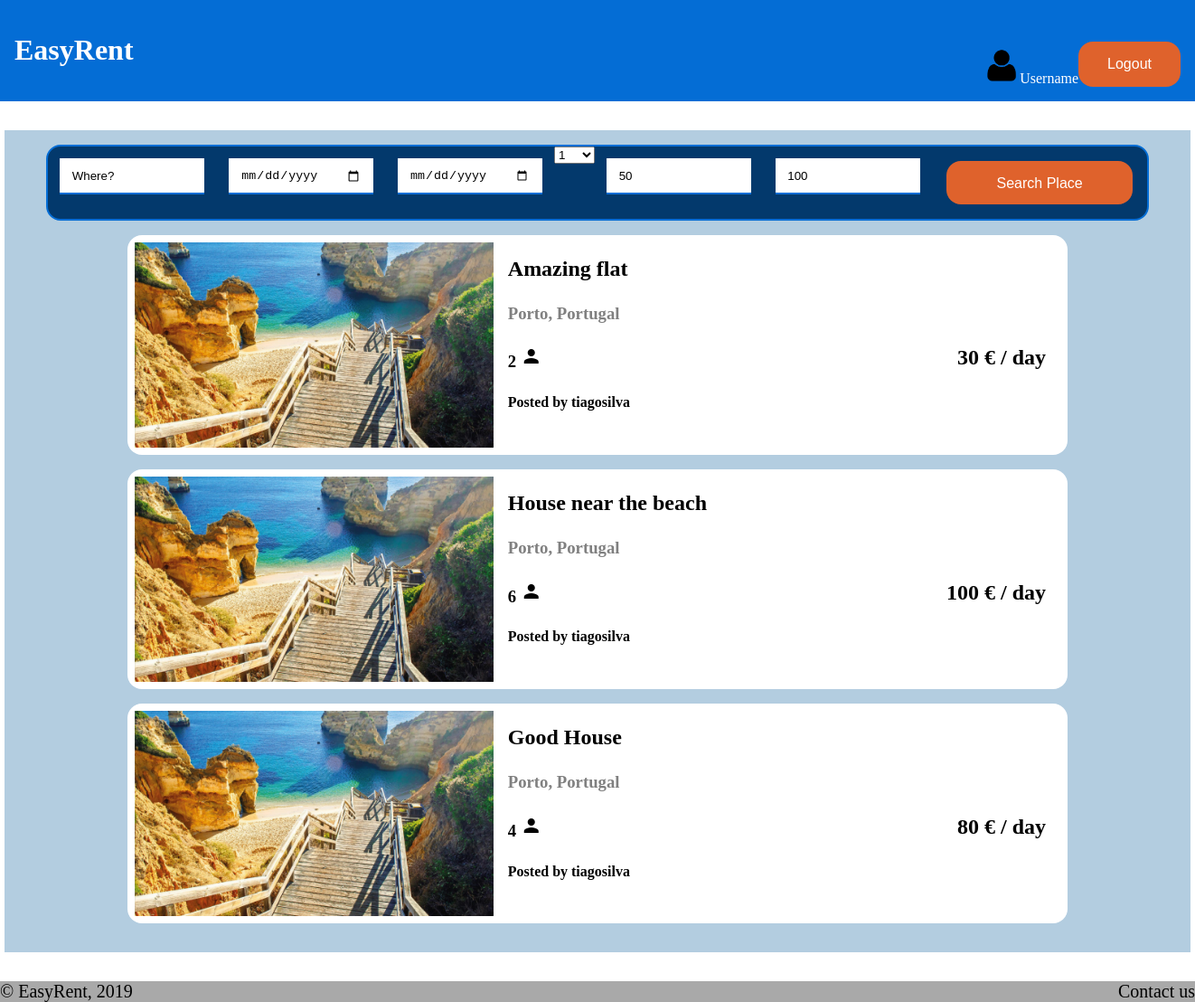
Page /html/main.php on the earlier database version.
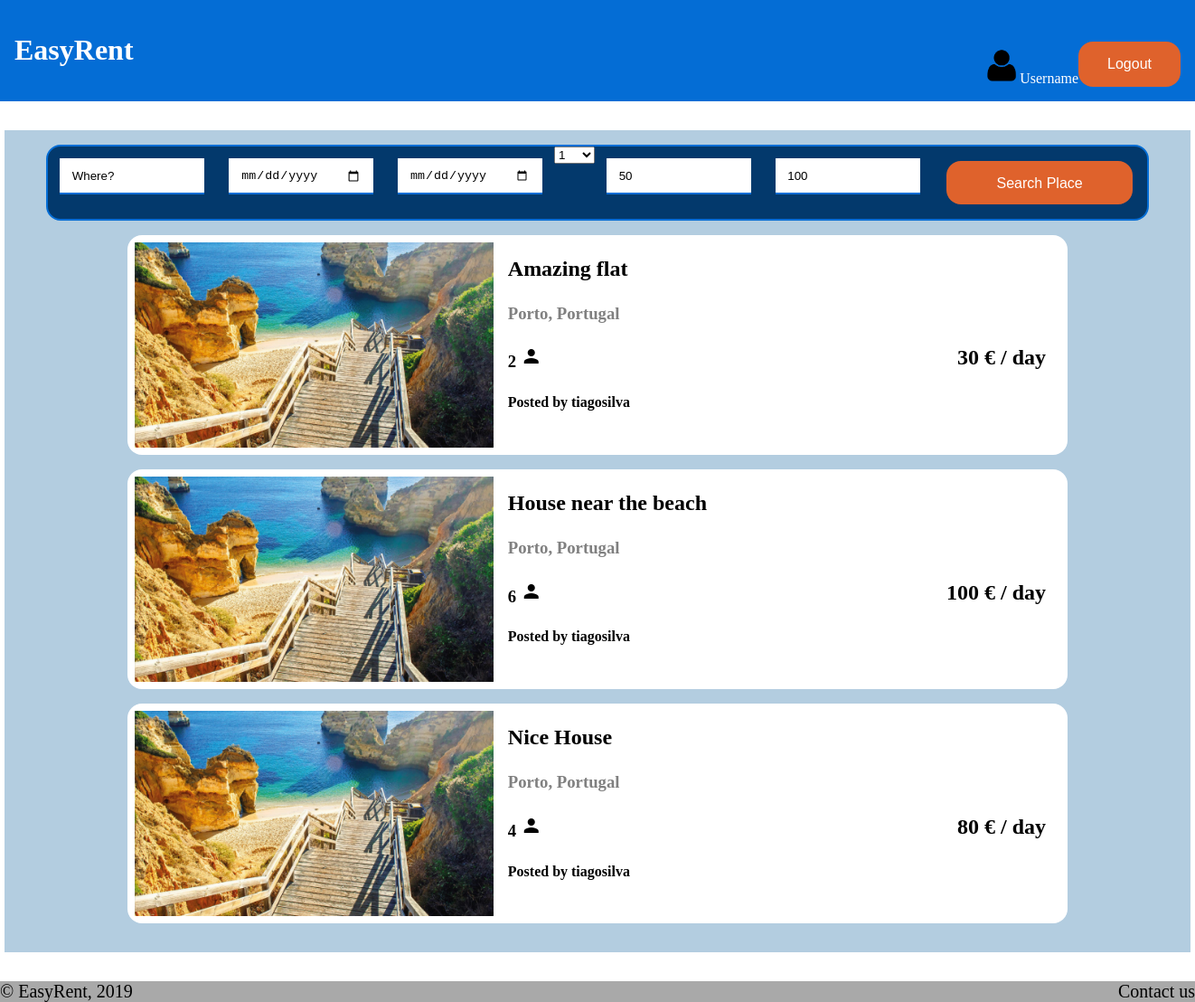
Same page on the later database version.
### tables this page shows
CREATE TABLE Place (id INTEGER PRIMARY KEY, title TEXT NOT NULL, price_day FLOAT NOT NULL, description TEXT, address TEXT, location_id INTEGER REFERENCES Location (id), owner TEXT REFERENCES User (username) NOT NULL, capacity INTEGER NOT NULL);

CREATE TABLE Location(
    id      INTEGER PRIMARY KEY,
    city    TEXT NOT NULL,
    country TEXT NOT NULL
);

### database/access_database.php (called while the page is built, shortened)
<?php
    function getAllPlaces() {
        $db = Database::instance()->db();
        $stmt = $db->prepare('SELECT * FROM Place');
        $stmt->execute();
        return $stmt->fetchAll();
    }
    function getLocation($location_id) {
        $db = Database::instance()->db();
        $location = $db->prepare('SELECT city, country FROM Location WHERE id = ?');
        $location->execute(array($location_id));
        return $location->fetch();    }
?>

### templates/template_place.php (the view)
<?php
    function template_place($place){
        $location = getLocation($place['location_id']);
?>
    <a href="../html/place.php?id= <?=$place['id']?>">
        <article class="place">
            <div class="place_photo">
                <img src="../resources/beachOpener.jpg" alt="Beach" style="max-width:100%;height:100%;">
            </div>
            <div class="place_info">
                <h2 class="title"><?=$place['title']?></h3>
                <h3 class="location"><?=$location['city']?>, <?=$location['country']?></h3>
                <h3 class="capacity"><?=$place['capacity']?> <i class="material-icons">person</i></h3>
                <h2 class="price"><?=$place['price_day']?> € / day</h3>
                <h4 class="owner">Posted by <?=$place['owner']?></h4>
            </div>
        </article>
    </a>
<?php
    }
?>

### templates/template_generic.php (shortened to what this page needs)
<?php
    function template_header() {
?>
<!DOCTYPE html>
<html lang = "pt-PT">
    <head>
        <link href="../css/style.css" rel="stylesheet">
    </head>
    <body>
        <header>
            <h1><a href="../html/main.php">EasyRent</a></h1>
            <?php
            template_user_section();
            ?>
        </header>
<?php }
    function template_footer() {
?>
        <footer>
            <p>&copy; EasyRent, 2019</p>
            <p>Contact us</p>
        </footer>
    </body>
</html>
<?php
    }
    function template_user_section() {
?>
<div id = "header_user_section">
    <a href="profile.php"><img src="../resources/pic1.png" alt="Profile Picture Icon" style="width:40px;height:40px;"></a>
    <a href="profile.php">Username</a>
    <form action="../actions/process_logout.php"><input type="submit" id="logout" value="Logout"></form>
</div>
<?php
    }
?>

### html/main.php (shortened to what this page needs)
<?php
    include_once('../templates/template_generic.php');
    include_once('../templates/template_search.php');
    include_once('../templates/template_place.php');
    include_once('../database/access_database.php');
    $places = getAllPlaces();
    template_header();
?>
<section id="content">
<?php
    template_search();
    foreach ($places as $place) {
        template_place($place);
    }
?>
</section>
<?php
    template_footer();
?>

### templates/template_search.php (shortened to what this page needs)
<?php
    function template_search() {
?>
    <section id = "search">
        <form action="../" method="post">
            <input type="text" id="where" value="Where?">
            <div id="date">
                <input type="date" id="checkin">
                <input type="date" id="checkout">
            </div>
            <div id="capacity">
                <select name="min_capacity" id="min_capatity">
                    <option value="1">1</option>
                </select>
            </div>
            <div id="price_range">
                <input type="number" id="min" name="min" value="50" step="1">
                <input type="number" id="max" name="max" value="100" step="1">
            </div>
            <input type="submit" id="submit_search" value="Search Place">
        </form>
    </section>
<?php
    }
?>

### css/style.css (style rules this page uses)
body { font-family: Cambria, Candara, Georgia, Times, 'Times New Roman', serif; margin: 0; }
a { color: black; text-decoration: none; }
body>header { background-color: #046DD5; text-decoration: none; color: white; font-style: normal; text-align: center; padding: 1em; display: flex; justify-content: space-between; }
body>header a { color: white; }
#header_user_section { display: flex; align-items: flex-end; }
body>footer { background-color: darkgrey; margin: 0px; text-align: right; font-size: 20px; display: flex; justify-content: space-between; }
body>footer p { margin: 0; }
input { width: 90%; padding: 1em; border: none; border-bottom: 2px solid #046DD5; box-sizing: border-box; display: block; margin: 1em auto; margin-top: 0.5em; }
input[type=submit] { width: 100%; background-color: #df622c; border: none; color: white; padding: 1em 2em; margin: 0em auto; cursor: pointer; font-size: 16px; border-radius: 1em; }
body>#content { background-color: #b3cde0; width: 80em; margin: 2em auto; padding: 1em; }
#search { background-color: #03396c; margin: 0em auto; margin-bottom: 1em; max-width: 95%; border-radius: 1em; border: 2px solid #046DD5; }
#search form { display: flex; grid-template-columns: auto auto auto; grid-template-rows: auto auto auto; }
#search input { width: 12em; height: 3em; margin: 1em; }
#search div { text-align: center; }
#search #where { grid-column: 1 / 2; grid-row: 1 / 2; }
#search #date { display: flex; grid-column: 2 / 3; grid-row: 1 / 2; }
#search #capacity { grid-column-start: 1 / 2; grid-row-start: 2 / 3; }
#search #price_range { display: flex; grid-column-start: 2 / 3; grid-row-start: 2 / 3; }
#search #submit_search { width: 50%; margin: 1em; grid-column: 3 / 4; grid-row: 1 / 3; }
article.place { background-color: white; border-radius: 1em; width: 80%; padding: 0.5em; margin: 1em auto; display: flex; transition: padding 0.5s, background-color 0.5s; }
article.place div.place_photo { width: 40%; }
article.place div.place_info { width: 60%; margin: 1em; display: grid; grid-template-columns: auto auto; grid-template-rows: auto auto auto auto; }
article.place div.place_info .title { grid-column: 1 / 3; grid-row: 1 / 2; margin: 0; }
article.place div.place_info .location { grid-column: 1 / 3; grid-row: 2 / 3; margin: 0; color: gray; }
article.place div.place_info .capacity { grid-column: 1 / 2; grid-row: 3 / 4; margin: 0; }
article.place div.place_info .price { grid-column: 2 / 3; grid-row: 3 / 4; margin: 0; text-align: right; }
article.place div.place_info .owner { grid-column: 1 / 3; grid-row: 4 / 5; margin: 0; }

Differences in the rows shown:
changed place: title "Good House" → "Nice House"
